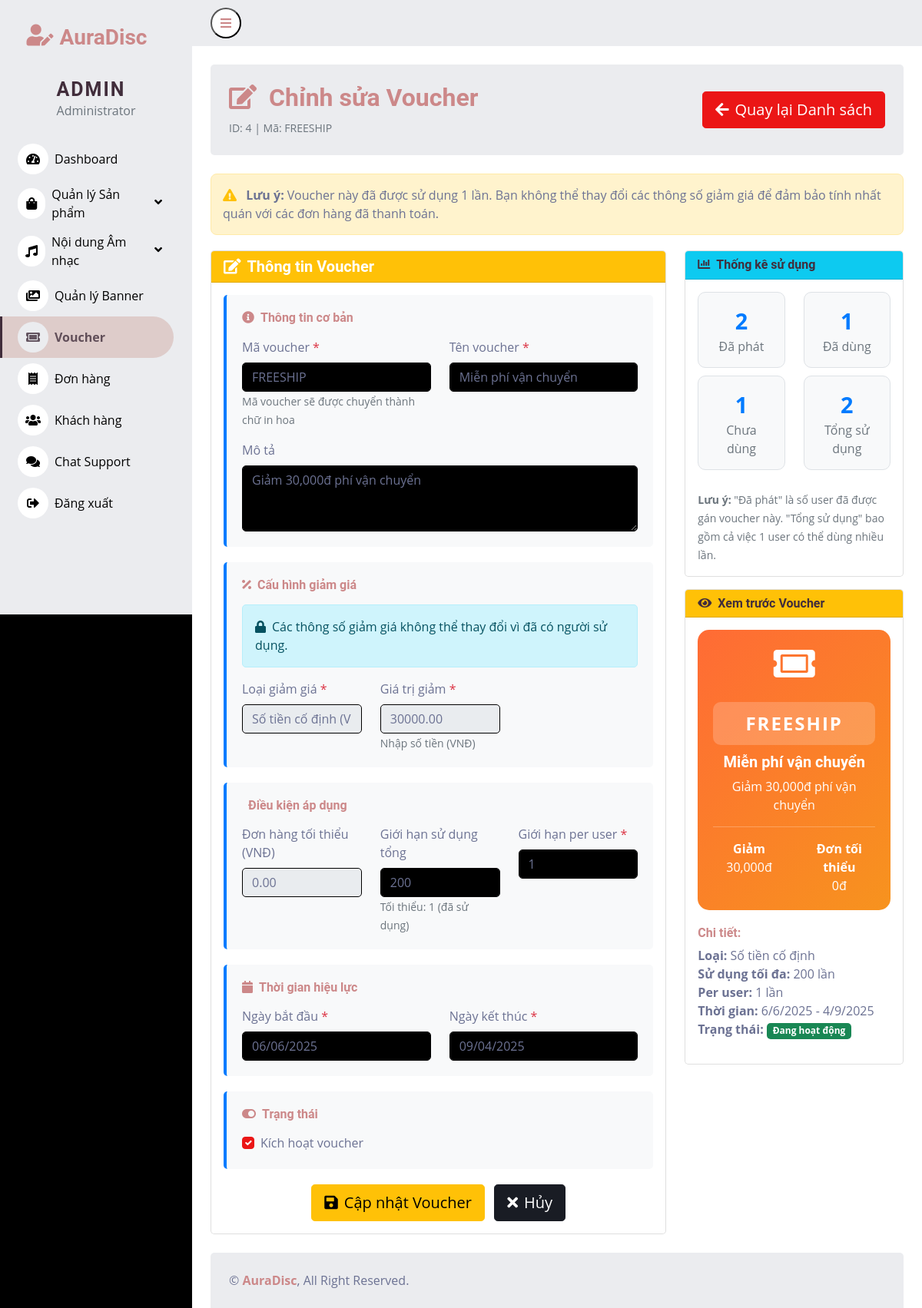
The page /admin/pages/voucher/voucher_edit.php?id=4 (signed in) on the database its author committed.
### tables this page shows
CREATE TABLE `vouchers` (
  `voucher_id` int(11) NOT NULL,
  `voucher_code` varchar(50) NOT NULL,
  `voucher_name` varchar(255) NOT NULL,
  `description` text DEFAULT NULL,
  `discount_type` enum('percentage','fixed_amount') NOT NULL,
  `discount_value` decimal(10,2) NOT NULL,
  `min_order_amount` decimal(10,2) DEFAULT 0.00,
  `max_discount_amount` decimal(10,2) DEFAULT NULL,
  `usage_limit` int(11) DEFAULT NULL,
  `used_count` int(11) DEFAULT 0,
  `per_user_limit` int(11) DEFAULT 1,
  `start_date` date NOT NULL,
  `end_date` date NOT NULL,
  `is_active` tinyint(1) DEFAULT 1,
  `created_at` timestamp NOT NULL DEFAULT current_timestamp(),
  `updated_at` timestamp NOT NULL DEFAULT current_timestamp() ON UPDATE current_timestamp()
);

### admin/pages/voucher/voucher_edit.php (the view, shortened to what the rows shown need)
<?php
require_once '../../../config/database.php';
$voucher_id = isset($_GET['id']) ? intval($_GET['id']) : 0;
$sql = "SELECT * FROM vouchers WHERE voucher_id = ?";
$stmt = $conn->prepare($sql);
$stmt->bind_param("i", $voucher_id);
$stmt->execute();
$result = $stmt->get_result();
$voucher = $result->fetch_assoc();
$stats_sql = "SELECT
    COUNT(*) as total_assigned,
    SUM(CASE WHEN is_used = 1 THEN 1 ELSE 0 END) as total_used,
    SUM(CASE WHEN is_used = 0 THEN 1 ELSE 0 END) as total_unused
    FROM user_vouchers WHERE voucher_id = ?";
$stats_stmt = $conn->prepare($stats_sql);
$stats_stmt->bind_param("i", $voucher_id);
$stats_stmt->execute();
$stats_result = $stats_stmt->get_result();
$stats = $stats_result->fetch_assoc();
$form_data = [];
if (!empty($errors)) {
    $form_data = $_POST;
} else {
    $form_data = $voucher;
}
?>
<!DOCTYPE html>
<html lang="vi">
<head>
    <link href="/WEB_MXH/admin/pages/dashboard/css/bootstrap.min.css" rel="stylesheet">
    <link href="https://cdnjs.cloudflare.com/ajax/libs/font-awesome/5.10.0/css/all.min.css" rel="stylesheet">
    <link href="https://cdn.jsdelivr.net/npm/bootstrap-icons@1.4.1/font/bootstrap-icons.css" rel="stylesheet">
    <link href="/WEB_MXH/admin/pages/dashboard/css/style.css" rel="stylesheet">
</head>
<body>
<div class="container-fluid position-relative d-flex p-0">
    <div class="content">
        <div class="container-fluid pt-4 px-4">
            <div class="bg-secondary rounded h-100 p-4 mb-4">
                <div class="row align-items-center">
                    <div class="col-md-6">
                        <h2 class="text-primary"><i class="fas fa-edit me-3"></i>Chỉnh sửa Voucher</h2>
                        <small class="text-muted">ID: <?php echo $voucher_id; ?> | Mã: <?php echo htmlspecialchars($voucher['voucher_code']); ?></small>
                    </div>
                </div>
            </div>
        <div class="row">
            <div class="col-md-8">
                <div class="card">
                    <div class="card-body">
                        <form method="POST" id="voucherForm">
                            <div class="form-section">
                                <div class="row">
                                    <div class="col-md-6">
                                        <label class="form-label">Mã voucher <span class="text-danger">*</span></label>
                                        <input type="text" class="form-control" name="voucher_code" id="voucher_code"
                                               placeholder="VD: SALE10, WELCOME20" maxlength="50" required
                                               value="<?php echo htmlspecialchars($form_data['voucher_code']); ?>">
                                        <small class="text-muted">Mã voucher sẽ được chuyển thành chữ in hoa</small>
                                    </div>
                                    <div class="col-md-6">
                                        <label class="form-label">Tên voucher <span class="text-danger">*</span></label>
                                        <input type="text" class="form-control" name="voucher_name"
                                               placeholder="VD: Giảm giá 10% cho khách hàng mới" required
                                               value="<?php echo htmlspecialchars($form_data['voucher_name']); ?>">
                                    </div>
                                </div>
                                <div class="mt-3">
                                    <label class="form-label">Mô tả</label>
                                    <textarea class="form-control" name="description" rows="3"
                                              placeholder="Mô tả chi tiết về voucher..."><?php echo htmlspecialchars($form_data['description']); ?></textarea>
                                </div>
                            </div>
                            <div class="form-section">
                                <div class="row">
                                    <div class="col-md-4">
                                        <label class="form-label">Loại giảm giá <span class="text-danger">*</span></label>
                                        <select class="form-control" name="discount_type" id="discount_type" required
                                                <?php echo ($stats['total_used'] > 0) ? 'disabled' : ''; ?>>
                                            <option value="fixed_amount" <?php echo ($form_data['discount_type'] == 'fixed_amount') ? 'selected' : ''; ?>>Số tiền cố định (VNĐ)</option>
                                        </select>
                                    </div>
                                    <div class="col-md-4">
                                        <label class="form-label">Giá trị giảm <span class="text-danger">*</span></label>
                                        <input type="number" class="form-control" name="discount_value" id="discount_value"
                                               step="0.01" min="0" required
                                               value="<?php echo $form_data['discount_value']; ?>"
                                               <?php echo ($stats['total_used'] > 0) ? 'readonly' : ''; ?>>
                                        <small class="text-muted" id="discount_hint">Nhập phần trăm (0-100)</small>
                                    </div>
                                </div>
                            </div>
                            <div class="form-section">
                                <div class="row">
                                    <div class="col-md-4">
                                        <label class="form-label">Đơn hàng tối thiểu (VNĐ)</label>
                                        <input type="number" class="form-control" name="min_order_amount"
                                               step="1000" min="0"
                                               value="<?php echo $form_data['min_order_amount']; ?>"
                                               <?php echo ($stats['total_used'] > 0) ? 'readonly' : ''; ?>>
                                    </div>
                                    <div class="col-md-4">
                                        <label class="form-label">Giới hạn sử dụng tổng</label>
                                        <input type="number" class="form-control" name="usage_limit"
                                               min="<?php echo $stats['total_used']; ?>" placeholder="Không giới hạn"
                                               value="<?php echo $form_data['usage_limit']; ?>">
                                        <?php if ($stats['total_used'] > 0): ?>
                                            <small class="text-muted">Tối thiểu: <?php echo $stats['total_used']; ?> (đã sử dụng)</small>
                                        <?php endif; ?>
                                    </div>
                                    <div class="col-md-4">
                                        <label class="form-label">Giới hạn per user <span class="text-danger">*</span></label>
                                        <input type="number" class="form-control" name="per_user_limit"
                                               min="1" required
                                               value="<?php echo $form_data['per_user_limit']; ?>">
                                    </div>
                                </div>
                            </div>
                            <div class="form-section">
                                <div class="row">
                                    <div class="col-md-6">
                                        <label class="form-label">Ngày bắt đầu <span class="text-danger">*</span></label>
                                        <input type="date" class="form-control" name="start_date" required
                                               value="<?php echo $form_data['start_date']; ?>">
                                    </div>
                                    <div class="col-md-6">
                                        <label class="form-label">Ngày kết thúc <span class="text-danger">*</span></label>
                                        <input type="date" class="form-control" name="end_date" required
                                               value="<?php echo $form_data['end_date']; ?>">
                                    </div>
                                </div>
                            </div>
                            <div class="form-section">
                                <div class="form-check">
                                    <input class="form-check-input" type="checkbox" name="is_active" id="is_active"
                                           <?php echo $form_data['is_active'] ? 'checked' : ''; ?>>
                                    <label class="form-check-label" for="is_active">
                                        Kích hoạt voucher
                                    </label>
                                </div>
                            </div>
                        </form>
                    </div>
                </div>
            </div>
            <div class="col-md-4">
                <div class="card mb-3">
                    <div class="card-body">
                        <div class="row">
                            <div class="col-6">
                                <div class="stats-card">
                                    <div class="stats-number"><?php echo $voucher['used_count']; ?></div>
                                    <div class="text-muted">Tổng sử dụng</div>
                                </div>
                            </div>
                        </div>
                    </div>
                </div>
            </div>
        </div>
        </div>
    </div>
</div>
</body>
</html>

### rows shown on the page
vouchers: voucher_code "FREESHIP", voucher_name "Miễn phí vận chuyển", description "Giảm 30,000đ phí vận chuyển", discount_type "Số tiền cố định (VNĐ)", discount_value "30000.00", min_order_amount "0.00", usage_limit "200", per_user_limit "1", start_date "06/06/2025", end_date "09/04/2025", is_active "☑", used_count "2"

### other values the page prints
$voucher_id "4"
$stats['total_used'] "1"
$stats['total_assigned'] "2"
$stats['total_unused'] "1"
